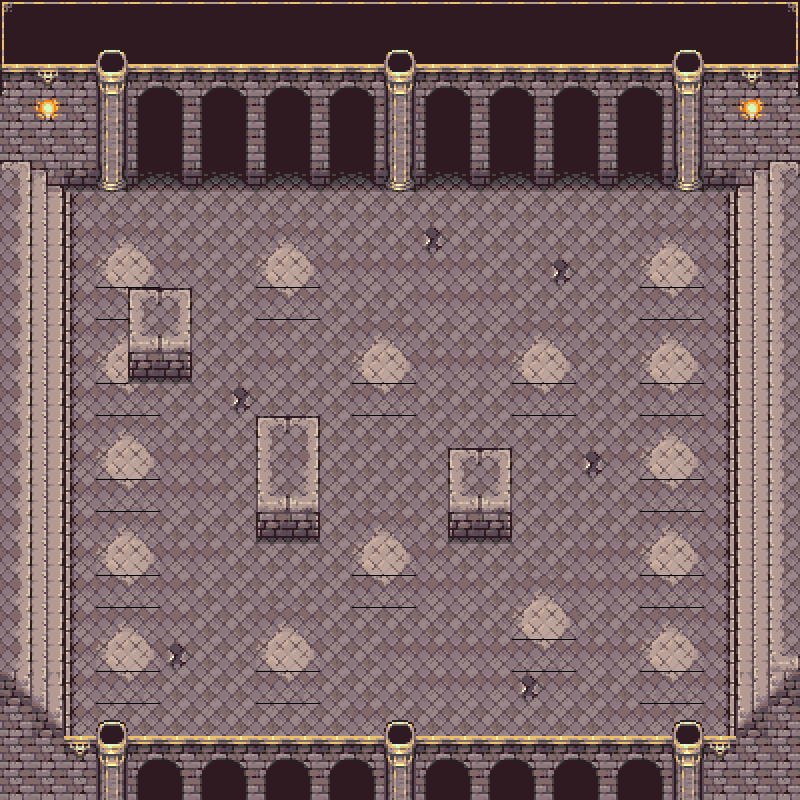

A 2D game scene composited from a Tiled map and its tileset images. What follows is a short description and the map's XML, with each tile layer's data collapsed to a summary:
An orthogonal 25x25 tile map with 32x32 px tiles, 2 tile layers (Ground, Additions).

<map version="1.0" orientation="orthogonal" width="25" height="25" tilewidth="32" tileheight="32">
 <properties>
  <property name="name" value="arena" />
 </properties>
 <tileset firstgid="1" name="gas-valhalla" tilewidth="32" tileheight="32" spacing="2">
  <image source="gas-valhalla.png" width="546" height="378" />
 </tileset>
 <layer name="Ground" width="25" height="25">
  <data>[625 cells, 625 non-empty, 48 distinct tile ids]</data>
 </layer>
 <layer name="Additions" width="25" height="25">
  <data>[625 cells, 105 non-empty, 24 distinct tile ids]</data>
 </layer>
</map>